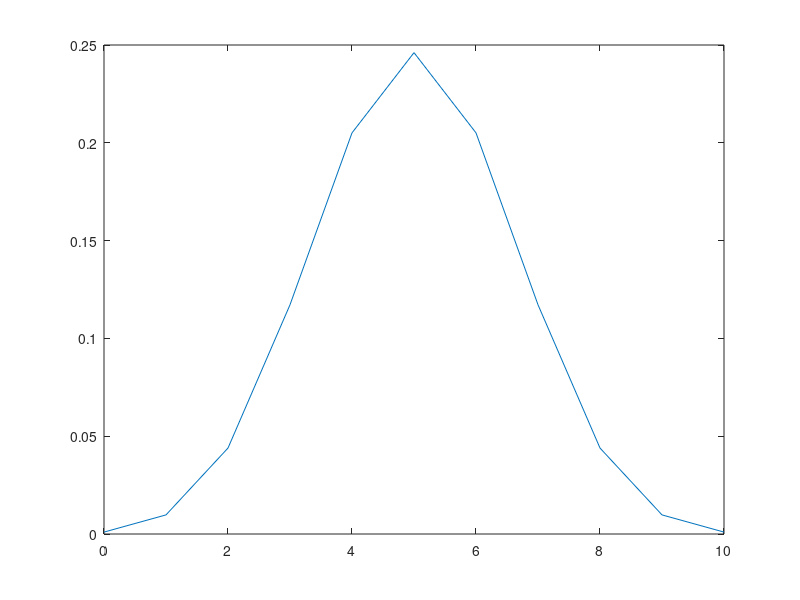

Reproduce this figure in MATLAB.

n = 10;
p = 0.5;
k = 0:n

P = zeros(n, 1);
for kk = k
	fact = (factorial(n))/((factorial(kk))*(factorial(n-kk)));
	trial = (p^(kk))*((1-p)^(n-kk));
	P(kk+1) = fact*trial;
end

plot(k, P)

